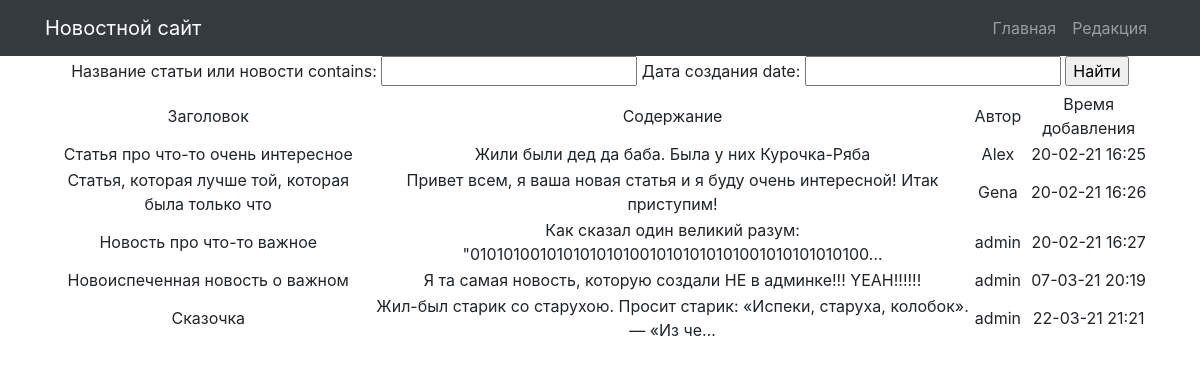
The page /search/ on the database as committed earlier.
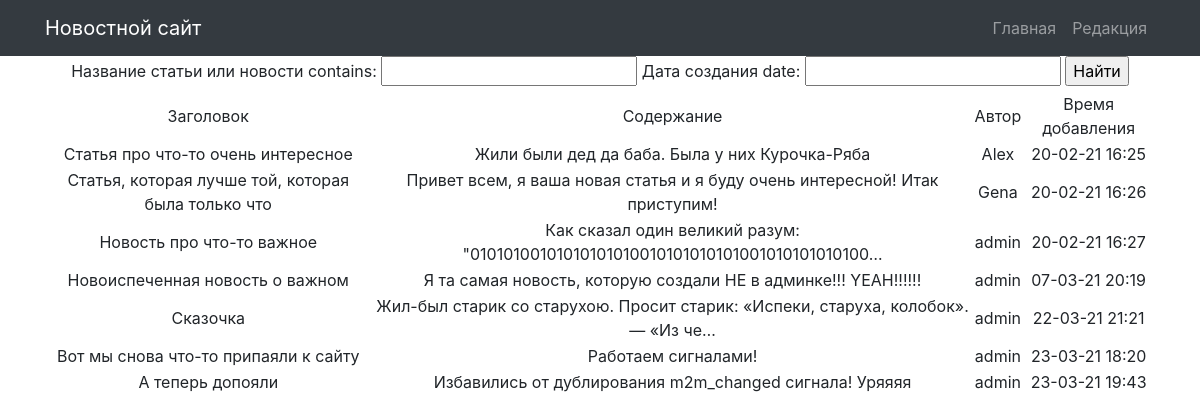
The same page on the database as committed later.
### news/models.py (models this page shows, shortened)
class Post(models.Model):
    ARTICLE_TYPES = (
        ('news', 'Новости'), ('article', 'Статья')
    )
    article_author = models.ForeignKey(Author, on_delete=models.CASCADE, verbose_name='Автор статьи или новости',
                                       related_name='posts')
    article_choice = models.CharField(max_length=50, choices=ARTICLE_TYPES)
    article_time_in = models.DateTimeField(auto_now_add=True, verbose_name='Дата создания')
    article_category = models.ManyToManyField(Category, verbose_name='Категория публикации')
    article_title = models.CharField(max_length=255, verbose_name='Название статьи или новости')
    article_text = models.TextField(verbose_name='Основной текст статьи')
    article_rating = models.IntegerField(default=0, verbose_name='Рейтинг публикации')
    class Meta:
        verbose_name = 'Пост'
        verbose_name_plural = 'Посты'

class Author(models.Model):
    author_user = models.OneToOneField(User, on_delete=models.CASCADE, verbose_name='Автор')
    author_rating = models.IntegerField(default=0, verbose_name='Рейтинг автора')
    def __str__(self):
        return self.author_user.username
    class Meta:
        verbose_name = 'Автор'
        verbose_name_plural = 'Авторы'

### news/views.py (the view)
# urls.py: path('search/', NewsSearch.as_view()),
class NewsSearch(ListView):
    model = Post
    template_name = 'search.html'
    context_object_name = 'posts'
    def get_context_data(self, **kwargs):
        context = super().get_context_data(**kwargs)
        context['filter'] = NewsFilter(self.request.GET, queryset=self.get_queryset())
        return context

### news/templatetags/custom_filters.py (called while the page is built)
@register.filter(name='censor')
def censor(value):
    if "плохое слово 1" or "плохое слово 2" or "плохое слово 3" in value:
        value.replace("плохое слово 1", "***")
        value.replace("плохое слово 2", "***")
        value.replace("плохое слово 3", "***")
        return value
    else:
        return value

### Templates/search.html (shortened to what this page needs)
{% extends 'default.html' %}
{% load custom_filters %}
{% block content %}
<form method="GET">
    {{ filter.form }}
    <input type="submit" value="Найти">
</form>
<table>
            <tr>
                <td>
                    Заголовок
                </td>
                <td>
                    Содержание
                </td>
                <td>
                    Автор
                </td>
                <td>
                    Время добавления
                </td>
            </tr>
        {% for post in filter.qs %}
            <tr>
                <td>
                    {{ post.article_title | censor }}
                </td>
                <td>
                    {{ post.article_text | censor | truncatechars:80 }}
                </td>
                <td>
                    {{ post.article_author }}
                </td>
                <td>
                    {{ post.article_time_in | date:'d-m-y H:i'}}
                </td>
            </tr>
        {% endfor %}
        </table>
{% endblock content %}

### Templates/default.html (shortened to what this page needs)
{% load static %}
<!DOCTYPE html>
<html lang="en">
<head>
  <link href="{% static 'vendor/bootstrap/css/bootstrap.min.css' %}" rel="stylesheet">
</head>
<body>
  <nav class="navbar navbar-expand-lg navbar-dark bg-dark static-top">
    <div class="container">
      <a class="navbar-brand" href="/news/">Новостной сайт</a>
      <div class="collapse navbar-collapse" id="navbarResponsive">
        <ul class="navbar-nav ml-auto">
          <li class="nav-item">
            <a class="nav-link" href="/news/">Главная</a>
          </li>
          <li class="nav-item">
            <a class="nav-link" href="/news/full/">Редакция</a>
        </ul>
      </div>
    </div>
  </nav>
  <div class="container">
    <div class="row">
      <div class="col-lg-12 text-center">
       {% block content %}
       {% endblock content %}
      </div>
    </div>
  </div>
</body>
</html>

Rows that differ between the two databases and show on the page:
added Post: article_title|censor "Вот мы снова что-то припаяли к сайту", article_text|censor "Работаем сигналами!", article_author "admin", article_time_in "23-03-21 18:20"
added Post: article_title|censor "А теперь допояли", article_text|censor "Избавились от дублирования m2m_changed сигнала! Уряяяя", article_author "admin", article_time_in "23-03-21 19:43"
